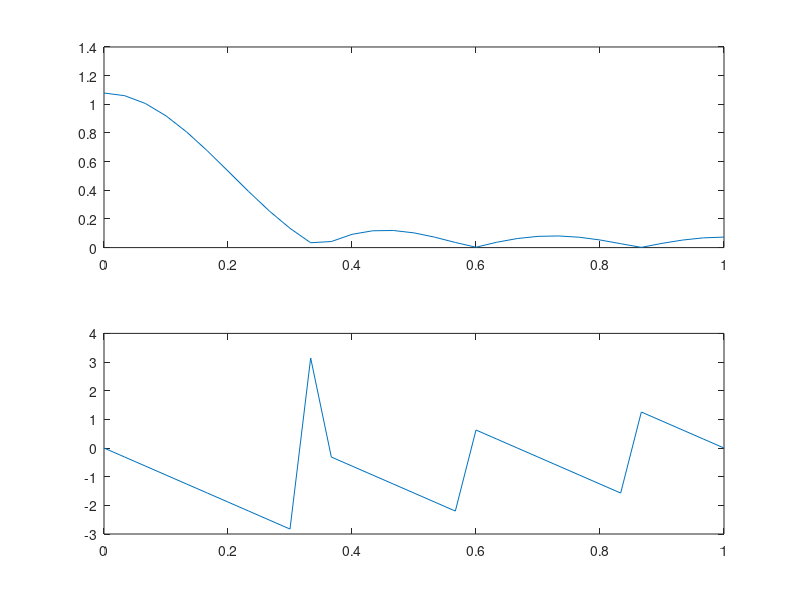

This figure's MATLAB source:
clc;
clear all;
close all;

wc=0.2*pi;
N=7;
hd=zeros(1,N)
alpha=(N-1)/2
hn_alpha=wc/pi
k=1:1:(N-1)/2
n=k-1-(N-1)/2
hd(k)=sin(wc*n)./(pi*n)
hn(k)=hd(k)*1
hn=[hn hn_alpha]
w=0:pi/30:pi
Hw1=hn_alpha*exp(-j*w*alpha)
Hw2=0
for p=1:1:alpha
    Hw3=hn(p)*((exp(j*w*(1-p)))+(exp(-j*w*(1-p+2*alpha))))
    Hw2=Hw2+Hw3
end
Hw=Hw1+Hw2

H_mag=abs(Hw)
H_phase=angle(Hw)

subplot(2,1,1);
plot(w/pi, H_mag);
subplot(2,1,2);
plot(w/pi, H_phase);